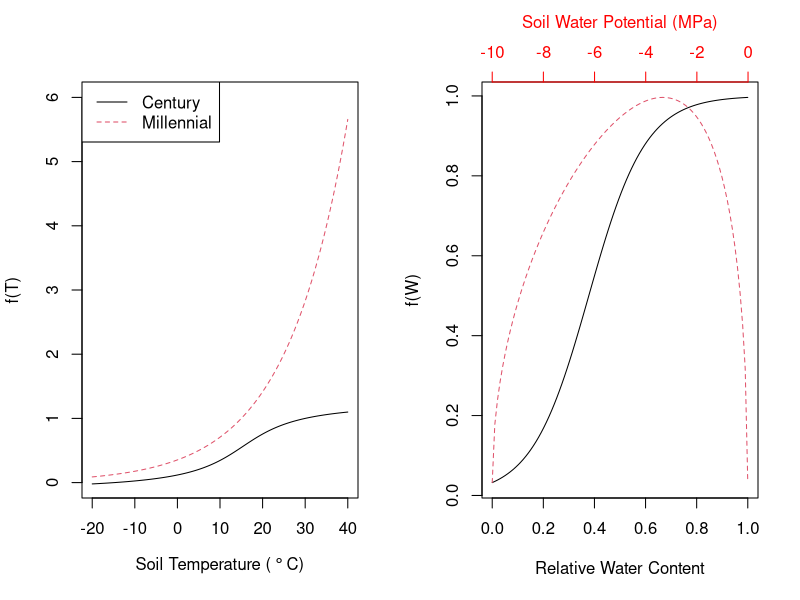

Generate this figure with R:
#f(T) and f(W) comparison

#century temperature function
soilTemp <- seq(-20,40,length.out = 100)
teff <- c(15.4, 11.75, 29.7, 0.031)
tfunc <- (teff[2] + (teff[3]/pi)* atan(pi*teff[4]*(soilTemp - teff[1]))) / (teff[2] + (teff[3]/pi)* atan(pi*teff[4]*(30 - teff[1])))

#century water function
relwc <- seq(0,1,length.out = 100)
wfunc <- 1/(1 + 30 * exp(-9*relwc))

#millennial temperature function
Q10 <- 2
Tref <- 15
mill.tfunc <- Q10^((soilTemp - Tref)/10)

#millennial water function
psimin <- -10
psimax <- -0.01
psiopt <- -3.33
psi <- seq(-10,-0.01,length.out = 100)
mill.wfunc <- ( ( (psi - psimin)*(psi- psimax) ) / ( (psi - psimin)*(psi- psimax) - (psi - psiopt)*(psi - psiopt) ) )^0.5

#plots
#all temps in degrees C
pdf(file="/Users/xxuadmin/BUSINESS/PUBLICATIONS/WorkingOn_Abramoff_Perspective/millennial_code_2017Jan_Century_WT/tandwfuncs.pdf", height = 4.52756*1, width = 4.52756*2)

par(mfrow = c(1,2))
plot(soilTemp, tfunc, ylim = c(0,6), xlab = expression("Soil Temperature (" ~ degree ~ "C)"), ylab = "f(T)", type = "l")
lines(soilTemp, mill.tfunc, lty = 2, col=2)
legend("topleft", c("Century","Millennial"), col=c(1,2), lty=c(1,2))

#relative water content or soil water potential
plot(relwc, wfunc, xlab = "Relative Water Content", ylab = "f(W)", type = "l") 
par(new=T)
plot(psi, mill.wfunc, axes=F, xlab="", ylab="", type= "l", col = 2, lty = 2)
axis(3, ylim=c(-10,0), col="red",col.axis="red")
mtext("Soil Water Potential (MPa)", side=3, col="red", line=2.5)

dev.off()
